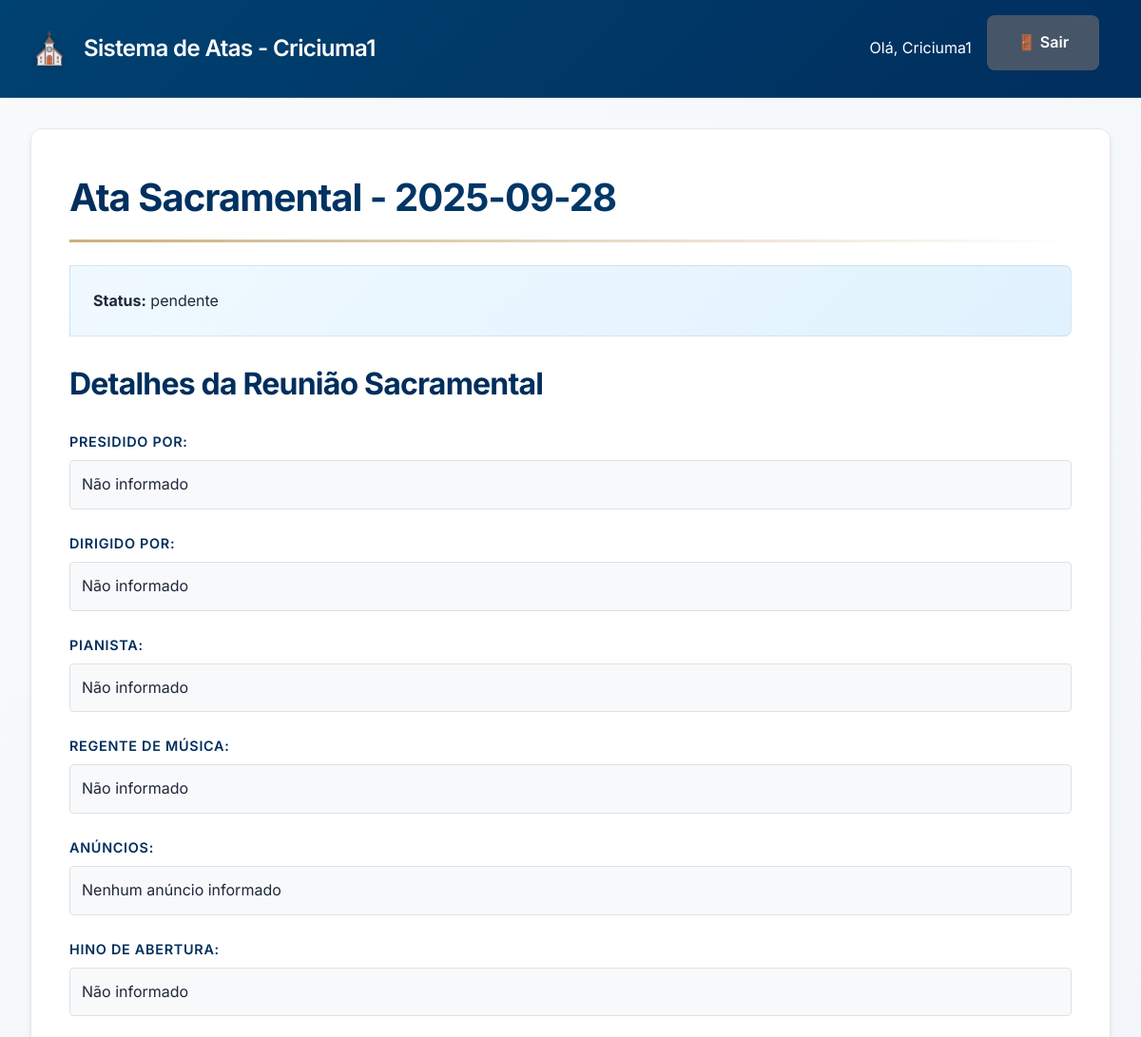
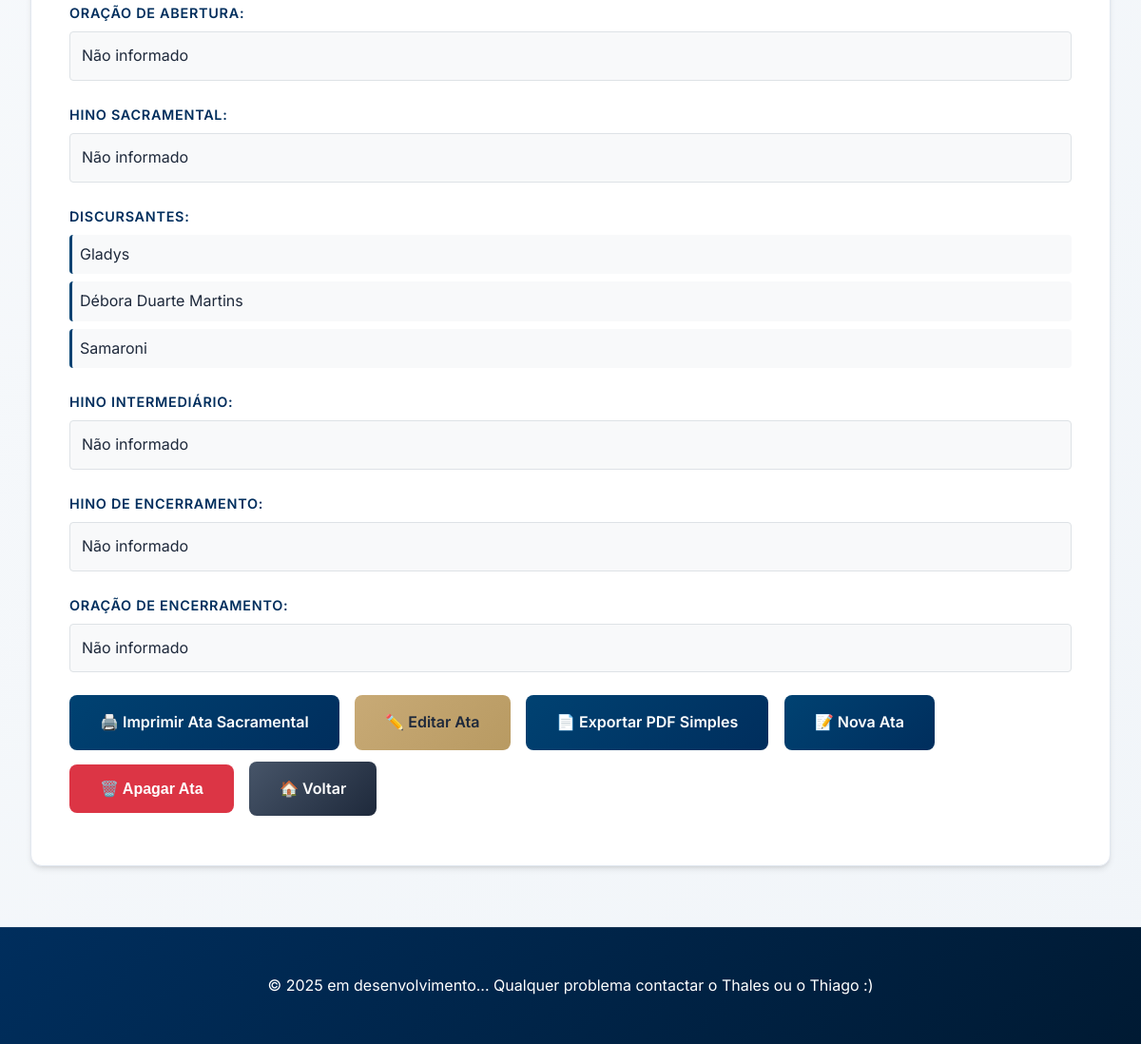
Page /ata/3 (signed in) on the committed database (2 pictures, top to bottom).
### tables this page shows
CREATE TABLE atas (
    id INTEGER PRIMARY KEY AUTOINCREMENT,
    tipo TEXT NOT NULL,
    data TEXT NOT NULL,
    status TEXT DEFAULT 'pendente',
    ala_id INTEGER NOT NULL,
    FOREIGN KEY(ala_id) REFERENCES users(id)
);

CREATE TABLE sacramental (
    id INTEGER PRIMARY KEY AUTOINCREMENT,
    ata_id INTEGER,
    presidido TEXT,
    dirigido TEXT,
    pianista TEXT,
    regente_musica TEXT,
    anuncios TEXT,
    hinos TEXT,
    oracoes TEXT,
    discursantes TEXT,
    hino_sacramental TEXT,
    hino_intermediario TEXT,
    FOREIGN KEY(ata_id) REFERENCES atas(id) ON DELETE CASCADE
);

### app.py (the view, shortened to what this page needs)
@app.route("/ata/<int:ata_id>")
@login_required
def visualizar_ata(ata_id):
    conn = get_db()
    ata = conn.execute(
        "SELECT * FROM atas WHERE id=? AND ala_id=?",
        (ata_id, session['user_id'])
    ).fetchone()
    if not ata:
        flash("Ata não encontrada ou você não tem permissão para visualizá-la.", "error")
        return redirect(url_for("index"))
    if ata["tipo"] == "sacramental":
        detalhes = conn.execute("SELECT * FROM sacramental WHERE ata_id=?", (ata_id,)).fetchone()
        if detalhes:
            detalhes_dict = dict(detalhes)
            if detalhes_dict.get('hinos'):
                hinos = json.loads(detalhes_dict['hinos'])
                detalhes_dict['hino_abertura'] = hinos[0] if len(hinos) > 0 else ''
                detalhes_dict['hino_encerramento'] = hinos[1] if len(hinos) > 1 else ''
            if detalhes_dict.get('oracoes'):
                oracoes = json.loads(detalhes_dict['oracoes'])
                detalhes_dict['oracao_abertura'] = oracoes[0] if len(oracoes) > 0 else ''
                detalhes_dict['oracao_encerramento'] = oracoes[1] if len(oracoes) > 1 else ''
            if detalhes_dict.get('discursantes'):
                detalhes_dict['discursantes'] = json.loads(detalhes_dict['discursantes'])
            if detalhes_dict.get('anuncios'):
                detalhes_dict['anuncios'] = json.loads(detalhes_dict['anuncios'])
            detalhes = detalhes_dict
    return render_template("visualizar_ata.html", ata=ata, detalhes=detalhes or {})

### app.py (called while the page is built)
def get_db():
    conn = sqlite3.connect(DB_PATH)
    conn.row_factory = sqlite3.Row
    return conn

def login_required(f):
    @wraps(f)
    def decorated_function(*args, **kwargs):
        if not session.get('logged_in'):
            flash('Por favor, faça login para acessar esta página.', 'error')
            return redirect(url_for('login'))
        return f(*args, **kwargs)
    return decorated_function

@app.context_processor
def inject_flash_messages():
    messages = []
    return dict(flash_messages=messages)

### templates/visualizar_ata.html (shortened to what this page needs)
{% extends "base.html" %}
{% block content %}
<div class="content-card">
    <h1>Ata {{ ata.tipo.capitalize() }} - {{ ata.data }}</h1>
    <div class="info-card">
        <p><strong>Status:</strong> {{ ata.status|default('Completa', true) }}</p>
    </div>
    {% if ata.tipo == 'sacramental' %}
    <div class="ata-details">
        <h2>Detalhes da Reunião Sacramental</h2>
        <div class="form-group">
            <label>Presidido por:</label>
            <div class="info-value">{{ detalhes.presidido or 'Não informado' }}</div>
        </div>
        <div class="form-group">
            <label>Dirigido por:</label>
            <div class="info-value">{{ detalhes.dirigido or 'Não informado' }}</div>
        </div>
        <div class="form-group">
            <label>Pianista:</label>
            <div class="info-value">{{ detalhes.pianista or 'Não informado' }}</div>
        </div>
        <div class="form-group">
            <label>Regente de Música:</label>
            <div class="info-value">{{ detalhes.regente_musica or 'Não informado' }}</div>
        </div>
        <div class="form-group">
            <label>Anúncios:</label>
            {% if detalhes.anuncios and detalhes.anuncios|length > 0 %}
            <ul class="dynamic-list">
                {% for anuncio in detalhes.anuncios %}
                    {% if anuncio and anuncio.strip() %}
                    <li>{{ anuncio }}</li>
                    {% endif %}
                {% endfor %}
            </ul>
            {% else %}
            <div class="info-value">Nenhum anúncio informado</div>
            {% endif %}
        </div>
        <div class="form-group">
            <label>Hino de Abertura:</label>
            <div class="info-value">{{ detalhes.hino_abertura or 'Não informado' }}</div>
        </div>
        <div class="form-group">
            <label>Oração de Abertura:</label>
            <div class="info-value">{{ detalhes.oracao_abertura or 'Não informado' }}</div>
        </div>
        <div class="form-group">
            <label>Hino Sacramental:</label>
            <div class="info-value">{{ detalhes.hino_sacramental or 'Não informado' }}</div>
        </div>
        <div class="form-group">
            <label>Discursantes:</label>
            {% if detalhes.discursantes and detalhes.discursantes|length > 0 %}
            <ul class="dynamic-list">
                {% for d in detalhes.discursantes %}
                    {% if d and d.strip() %}
                    <li>{{ d }}</li>
                    {% endif %}
                {% endfor %}
            </ul>
            {% else %}
            <div class="info-value">Nenhum discursante informado</div>
            {% endif %}
        </div>
        <div class="form-group">
            <label>Hino Intermediário:</label>
            <div class="info-value">{{ detalhes.hino_intermediario or 'Não informado' }}</div>
        </div>
        <div class="form-group">
            <label>Hino de Encerramento:</label>
            <div class="info-value">{{ detalhes.hino_encerramento or 'Não informado' }}</div>
        </div>
        <div class="form-group">
            <label>Oração de Encerramento:</label>
            <div class="info-value">{{ detalhes.oracao_encerramento or 'Não informado' }}</div>
        </div>
    </div>
    {% endif %}
    <div class="form-actions">
        <a href="{{ url_for('exportar_sacramental_pdf', ata_id=ata.id) }}" class="btn" style="background: linear-gradient(135deg, #004272 0%, #002e5d 100%);">
            🖨️ Imprimir Ata Sacramental
        </a>
        <a href="{{ url_for('editar_ata', ata_id=ata.id) }}" class="btn btn-gold">✏️ Editar Ata</a>
        <a href="{{ url_for('exportar_pdf', ata_id=ata.id) }}" class="btn">📄 Exportar PDF Simples</a>
        <a href="{{ url_for('nova_ata') }}" class="btn">📝 Nova Ata</a>
        <button type="button" onclick="confirmarExclusao({{ ata.id }})" class="btn btn-danger">🗑️ Apagar Ata</button>
        <a href="{{ url_for('index') }}" class="btn btn-secondary">🏠 Voltar</a>
    </div>
</div>
{% endblock %}

### static/css/style.css (style rules this page uses)
:root { --church-blue: #004272; --church-dark-blue: #002e5d; --church-gold: #c8aa76; --church-light: #f8fafc; --church-white: #ffffff; --church-gray-100: #f1f5f9; --church-gray-200: #e2e8f0; --church-gray-300: #cbd5e1; --church-gray-600: #475569; --church-gray-800: #1e293b; --shadow-sm: 0 1px 2px 0 rgb(0 0 0 / 0.05); --shadow: 0 4px 6px -1px rgb(0 0 0 / 0.1), 0 2px 4px -2px rgb(0 0 0 / 0.1); --shadow-lg: 0 10px 15px -3px rgb(0 0 0 / 0.1), 0 4px 6px -4px rgb(0 0 0 / 0.1); --radius: 12px; --radius-sm: 8px; }
* { margin: 0; padding: 0; box-sizing: border-box; }
body { font-family: 'Inter', 'Segoe UI', system-ui, sans-serif; line-height: 1.6; color: var(--church-gray-800); background: linear-gradient(135deg, #f8fafc 0%, #f1f5f9 100%); min-height: 100vh; }
.content-card { background: var(--church-white); border-radius: var(--radius); padding: 2.5rem; box-shadow: var(--shadow); border: 1px solid var(--church-gray-200); backdrop-filter: blur(10px); transition: all 0.3s ease; }
h1, h2, h3 { color: var(--church-dark-blue); margin-bottom: 1.5rem; font-weight: 700; letter-spacing: -0.025em; }
h1 { font-size: 2.5rem; background: linear-gradient(135deg, var(--church-dark-blue) 0%, var(--church-blue) 100%); -webkit-background-clip: text; -webkit-text-fill-color: transparent; background-clip: text; padding-bottom: 0.75rem; border-bottom: 3px solid; border-image: linear-gradient(135deg, var(--church-gold) 0%, transparent 100%) 1; }
h2 { font-size: 2rem; }
.form-group { margin-bottom: 1.5rem; }
label { display: block; margin-bottom: 0.5rem; color: var(--church-dark-blue); font-weight: 600; font-size: 0.9rem; text-transform: uppercase; letter-spacing: 0.05em; }
.btn { display: inline-flex; align-items: center; gap: 0.5rem; padding: 1rem 2rem; background: linear-gradient(135deg, var(--church-blue) 0%, var(--church-dark-blue) 100%); color: white; text-decoration: none; border: none; border-radius: var(--radius-sm); cursor: pointer; font-size: 1rem; font-weight: 600; transition: all 0.3s ease; margin-right: 0.75rem; margin-bottom: 0.75rem; position: relative; overflow: hidden; }
.btn::before { content: ''; position: absolute; top: 0; left: -100%; width: 100%; height: 100%; background: linear-gradient(90deg, transparent, rgba(255,255,255,0.2), transparent); transition: left 0.5s; }
.btn-secondary { background: linear-gradient(135deg, var(--church-gray-600) 0%, var(--church-gray-800) 100%); }
.btn-gold { background: linear-gradient(135deg, var(--church-gold) 0%, #b89a62 100%); color: var(--church-gray-800); }
.btn-danger { background: linear-gradient(135deg, #dc2626 0%, #b91c1c 100%); }
.info-card { background: linear-gradient(135deg, #f0f9ff 0%, #e0f2fe 100%); border-left: 4px solid var(--church-blue); padding: 1.5rem; margin: 1.5rem 0; border-radius: 0 var(--radius-sm) var(--radius-sm) 0; border: 1px solid rgba(0, 66, 114, 0.1); }

### templates/visualizar_ata.html (style rules this page uses)
.info-value { padding: 0.75rem; background: #f8f9fa; border: 1px solid #dee2e6; border-radius: 4px; margin-top: 0.25rem; }
.ata-details .form-group { margin-bottom: 1.5rem; }
.ata-details label { font-weight: 600; color: var(--church-dark-blue); }
.dynamic-list { list-style: none; padding-left: 0; }
.dynamic-list li { padding: 0.5rem; background: #f8f9fa; margin-bottom: 0.5rem; border-radius: 4px; border-left: 3px solid var(--church-blue); }
.btn-danger { background: #dc3545; border-color: #dc3545; }

### rows in the picture
atas: tipo "Sacramental", data "2025-09-28", status "pendente"
sacramental: presidido "Não informado", dirigido "Não informado", pianista "Não informado", regente_musica "Não informado", hino_sacramental "Não informado", hino_intermediario "Não informado"

### other values in the picture
{{ session.username }} "Criciuma1"
{{ detalhes.hino_abertura or 'Não informado' }} "Não informado"
{{ detalhes.oracao_abertura or 'Não informado' }} "Não informado"
{{ d }} "Gladys" "Débora Duarte Martins" "Samaroni"
{{ detalhes.hino_encerramento or 'Não informado' }} "Não informado"
{{ detalhes.oracao_encerramento or 'Não informado' }} "Não informado"
